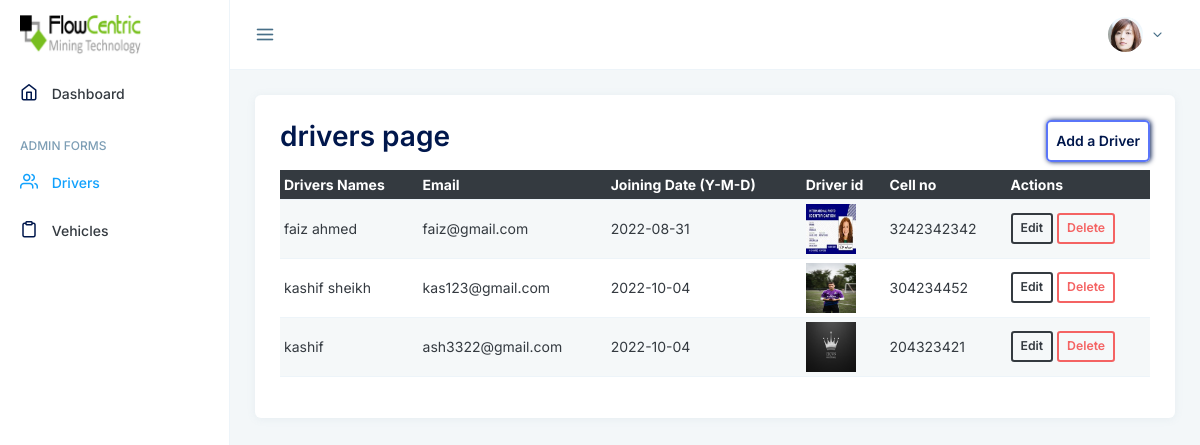
Page /drivers on the committed database.
### myapp/models.py (models this page shows, shortened)
class User(db.Model, UserMixin):
    id = db.Column(db.Integer, primary_key=True)
    username = db.Column(db.String(40), nullable=False)
    email = db.Column(db.String(70))
    joining_date = db.Column(db.DateTime, default=datetime.now)
    password = db.Column(db.String(400))
    is_admin = db.Column(db.Boolean, default=False)
    employee_no = db.Column(db.Integer, unique=False, nullable=True)
    fleet_no = db.Column(db.Integer, unique=False, nullable=True)
    milage = db.Column(db.Integer, unique=False, nullable=True)
    driver_license_image = db.Column(db.String(200), unique=False, nullable=True)
    id_no_image = db.Column(db.String(200), unique=False, nullable=True)
    drivers_license_no = db.Column(db.Integer, unique=False, nullable=True)
    drivers_license_endorced = db.Column(db.String(5), unique=False, nullable=True)
    drivers_license_renewal_date = db.Column(db.Date, default=datetime.now().date)
    cell_no = db.Column(db.Integer, unique=False, nullable=True)
    family_members = db.Column(db.String(300), unique=False, nullable=True)
    vehicle = db.relationship("Vehicle", backref="driver", uselist=False)
    fleet_card = db.relationship("FleetCard", backref="fleet_card_driver", uselist=False)
    maintanance = db.relationship("MaintenancesTyres", backref="driver_maintanance", lazy='dynamic')
    vehicle_expense = db.relationship("VehicleExpense", backref="vehicle_expense", uselist=True)

### myapp/driver/routes.py (the view)
@Admin_DriverVehicle.route("/drivers")
def drivers():
    drivers = User.query.filter_by(is_admin=False).all()
    return render_template("admin/driver/drivers_info.html",
                           dclass="router-link-active", drivers=drivers)

### myapp/templates/admin/driver/drivers_info.html (shortened to what this page needs)
{% extends "admin/admin_layout.html" %} {% block body %}
<div class="main">
  <div class="card">
    <div class="card-body">
      <div class="count1">
        <h2>drivers page</h2>
        <a href="{{ url_for('Admin_DriverVehicle.add_driver') }}"
          class="btn btn-outline-info">Add a Driver</a>
      </div>
      <div class="drtable mt-2">
        <table class="table table-striped table-sm">
          <thead>
            <tr class="bg-dark text-white">
              <th>Drivers Names</th>
              <th>Email</th>
              <th>Joining Date (Y-M-D)</th>
              <th>Driver id</th>
              <th>Cell no</th>
              <th>Actions</th>
            </tr>
          </thead>
          <tbody>
            {% for driver in drivers %}
            <tr>
              <td>{{ driver.username }}</td>
              <td>{{ driver.email }}</td>
              <td>{{ driver.joining_date.strftime("%Y-%m-%d") }}</td>
              <td>
                <a href="../../{{ driver.id_no_image }}" target="_blank">
                  <img class="driver_id_image"
                    src="../../{{ driver.id_no_image }}"
                    alt="driver id image"
                    id="driver_id"
                /></a>
              </td>
              <td>{{ driver.cell_no }}</td>
              <td>
                <a href="{{ url_for('Admin_DriverVehicle.edit_driver', driver_id=driver.id) }}"
                   class="btn btn-sm btn-outline-dark">Edit</a>
                <button type="button" class="btn btn-outline-danger btn-sm" data-bs-toggle="modal" data-bs-target="#{{driver.email.split('@')[0]}}">
                  Delete
                </button>
              </td>
            </tr>
            {% endfor %}
          </tbody>
        </table>
      </div>
    </div>
  </div>
</div>
{% endblock body %}

### myapp/templates/admin/admin_layout.html (shortened to what this page needs)
<!doctype html>
<html lang="en">
  <head>
    <link href="https://cdn.jsdelivr.net/npm/bootstrap@5.0.2/dist/css/bootstrap.min.css" rel="stylesheet">
    <link
      href="../static/assets/vendors/apexcharts/dist/apexcharts.css"
      rel="stylesheet"
    />
    <link href="../static/assets/css/app.min.css" rel="stylesheet" />
  </head>
  <body>
<div class="layout">
  <div class="vertical-layout">
    <div class="header-text-dark header-nav layout-vertical">
      <div class="header-nav-wrap">
        <div class="header-nav-left">
          <div class="header-nav-item desktop-toggle">
            <div class="header-nav-item-select cursor-pointer">
              <i class="nav-icon feather icon-menu icon-arrow-right"></i>
            </div>
          </div>
        </div>
        <div class="header-nav-right">
          <div class="header-nav-item">
            <div class="dropdown header-nav-item-select nav-notification">
              <div
                class="toggle-wrapper"
                id="nav-notification-dropdown"
                data-bs-toggle="dropdown"
              >
              </div>
            </div>
          </div>
          <div class="header-nav-item">
            <div class="header-nav-item-select">
              <div
                class="toggle-wrapper"
                data-bs-toggle="modal"
                data-bs-target="#quick-view"
              >
              </div>
            </div>
          </div>
          <div class="header-nav-item">
            <div class="dropdown header-nav-item-select">
              <div
                class="toggle-wrapper"
                id="nav-lang-dropdown"
                data-bs-toggle="dropdown"
              >
                <div
                  class="avatar avatar-circle avatar-image"
                  style="width: 22px; height: 22px; line-height: 22px"
                >
                </div>
              </div>
            </div>
          </div>
          <div class="header-nav-item">
            <div class="dropdown header-nav-item-select nav-profile">
              <div
                class="toggle-wrapper"
                id="nav-profile-dropdown"
                data-bs-toggle="dropdown"
              >
                <div
                  class="avatar avatar-circle avatar-image"
                  style="width: 35px; height: 35px; line-height: 35px"
                >
                  <img src="../static/assets/images/avatars/thumb-1.jpg" alt="" />
                </div>
                <i class="feather icon-chevron-down"></i>
              </div>
            </div>
          </div>
        </div>
      </div>
    </div>
    <div class="side-nav vertical-menu nav-menu-light scrollable">
      <div class="nav-logo">
        <div class="w-100 logo">
          <img
            class="img-fluid"
            src="../static/assets/images/logo/logo.png"
            style="max-height: 40px"
            alt="logo"
          />
        </div>
      </div>
      <ul class="nav-menu main_dashboad_menu">
        <li class="nav-menu-item dash">
          <a href="/">
            <i class="feather icon-home"></i>
            <span class="nav-menu-item-title">Dashboard</span>
          </a>
        </li>
        <li class="nav-group-title">Admin Forms</li>
        <li class="nav-menu-item {{dclass}}">
          <a href="{{ url_for('Admin_DriverVehicle.drivers') }}">
            <i class="feather icon-users"></i>
            <span class="nav-menu-item-title">Drivers</span>
          </a>
        </li>
        <li class="nav-menu-item {{vclass}}">
          <a href="{{ url_for('Admin_DriverVehicle.vehicle_form') }}">
            <i class="feather icon-clipboard"></i>
            <span class="nav-menu-item-title">Vehicles</span>
          </a>
        </li>
      </ul>
    </div>
    <div class="content">
        {% block body %}
        {% endblock body %}
    </div>
    </div>
  </div>
  </body>
</html>

### myapp/templates/admin/driver/drivers_info.html (style rules this page uses)
.count1 { display: flex; justify-content: space-between; }
.count1>a { box-shadow: 1px 0px 5px #00174c; border-radius: 5px; padding: 8px; color: #00174c; }
.driver_id_image { width: 50px; height: 50px; }

### rows in the picture
User: username "faiz ahmed", email "faiz@gmail.com", joining_date "2022-08-31", id_no_image (picture), cell_no "3242342342"
User: username "kashif sheikh", email "kas123@gmail.com", joining_date "2022-10-04", id_no_image (picture), cell_no "304234452"
User: username "kashif", email "ash3322@gmail.com", joining_date "2022-10-04", id_no_image (picture), cell_no "204323421"
